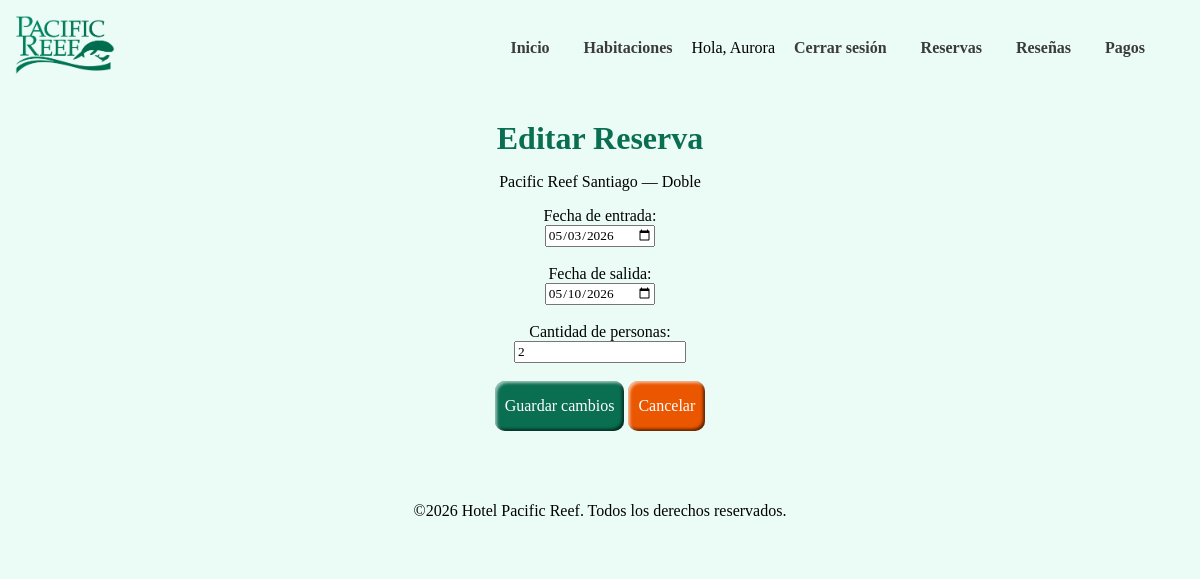
The page /reservas/19/editar/ (signed in) on the database its author committed.
### hotelreef/models.py (models this page shows, shortened)
class Reserva(models.Model):
    reserva_id = models.AutoField(primary_key=True)
    usuario = models.ForeignKey(Usuario, on_delete=models.CASCADE, db_column='usuario_id')
    habitacion = models.ForeignKey(Habitacion, on_delete=models.CASCADE, db_column='habitacion_id')
    fecha_entrada = models.DateField()
    fecha_salida = models.DateField()
    cantidad_personas = models.IntegerField()
    class Meta:
        db_table = 'Reserva'
        managed = False

class Habitacion(models.Model):
    habitacion_id = models.AutoField(primary_key=True)
    hotel = models.ForeignKey(Hotel, on_delete=models.CASCADE, db_column='hotel_id')
    tipo = models.TextField()
    capacidad = models.IntegerField()
    precio = models.FloatField()
    imagen = models.ImageField(upload_to='habitaciones/', blank=True, null=True)  # nueva linea para img
    class Meta:
        db_table = 'Habitacion'
        managed = False

class Hotel(models.Model):
    hotel_id = models.AutoField(primary_key=True)
    nombre = models.TextField()
    direccion = models.TextField()
    categoria = models.TextField(blank=True, null=True)
    class Meta:
        db_table = 'Hotel'
        managed = False

### hotelreef/views.py (the view)
# urls.py: path('reservas/<int:reserva_id>/editar/', views.reserva_editar, name='reserva_editar'),
@login_requerido
def reserva_editar(request, reserva_id):
    usuario_id = request.session.get('usuario_id')
    reserva = get_object_or_404(Reserva, pk=reserva_id, usuario__usuario_id=usuario_id)
    if request.method == 'POST':
        reserva.fecha_entrada = request.POST.get('fecha_entrada')
        reserva.fecha_salida = request.POST.get('fecha_salida')
        reserva.cantidad_personas = request.POST.get('cantidad_personas')
        reserva.save()
        return redirect('reservas')
    return render(request, 'hotelreef/reserva_editar.html', {'reserva': reserva})

### hotelreef/views.py (called while the page is built)
def login_requerido(func):
    @wraps(func)
    def wrapper(request, *args, **kwargs):
        if not request.session.get('usuario_id'):
            return redirect('login')
        return func(request, *args, **kwargs)
    return wrapper

### hotelreef/templates/hotelreef/reserva_editar.html (shortened to what this page needs)
{% extends 'hotelreef/base.html' %}
{% block content %}
    <div style="text-align: center; padding: 40px 20px;">
        <h1>Editar Reserva</h1>
        <p>
            {{ reserva.habitacion.hotel.nombre }} — {{ reserva.habitacion.tipo }}
        </p>
        <form method="post">
            <label for="fecha_entrada">Fecha de entrada:</label><br>
            <input type="date" id="fecha_entrada" name="fecha_entrada"
                   value="{{ reserva.fecha_entrada|date:'Y-m-d' }}" required><br><br>
            <label for="fecha_salida">Fecha de salida:</label><br>
            <input type="date" id="fecha_salida" name="fecha_salida"
                   value="{{ reserva.fecha_salida|date:'Y-m-d' }}" required><br><br>
            <label for="cantidad_personas">Cantidad de personas:</label><br>
            <input type="number" id="cantidad_personas" name="cantidad_personas"
                   value="{{ reserva.cantidad_personas }}" min="1" required><br><br>
            <button type="submit" class="btn-primario">Guardar cambios</button>
            <a href="{% url 'reservas' %}"><button type="button" class="btn-secundario">Cancelar</button></a>
        </form>
    </div>
{% endblock %}

### hotelreef/static/css/styles.css (style rules this page uses)
* { font-family: "Georgia", serif; }
html, body { background-color: #EBFCF6; color: rgb(0, 0, 0); margin: 0; padding: 0; text-align: center; min-height: 100vh; height: 100%; }
body { padding: 80px 5% 40px; }
h1 { font-size: 2em; margin: 0; color: #0A6E51; }
.btn-primario { border: 0; line-height: 2; height: 50px; padding: 0 10px; font-size: 1rem; text-align: center; color: #FFFFFF; border-radius: 10px; background-color: #0A6E51; box-shadow: inset 2px 2px 3px rgb(255 255 255 / 0.6), inset -2px -2px 3px rgb(0 0 0 / 0.6); }
.btn-secundario { border: 0; line-height: 2; height: 50px; padding: 0 10px; font-size: 1rem; text-align: center; color: #FFFFFF; border-radius: 10px; background-color: #EB5600; box-shadow: inset 2px 2px 3px rgb(255 255 255 / 0.6), inset -2px -2px 3px rgb(0 0 0 / 0.6); }

### rows shown on the page
Reserva: habitacion.hotel.nombre "Pacific Reef Santiago", habitacion.tipo "Doble", fecha_entrada "05/03/2026", fecha_salida "05/10/2026", cantidad_personas "2"

### other values the page prints
{{ request.session.usuario_nombre }} "Aurora"
